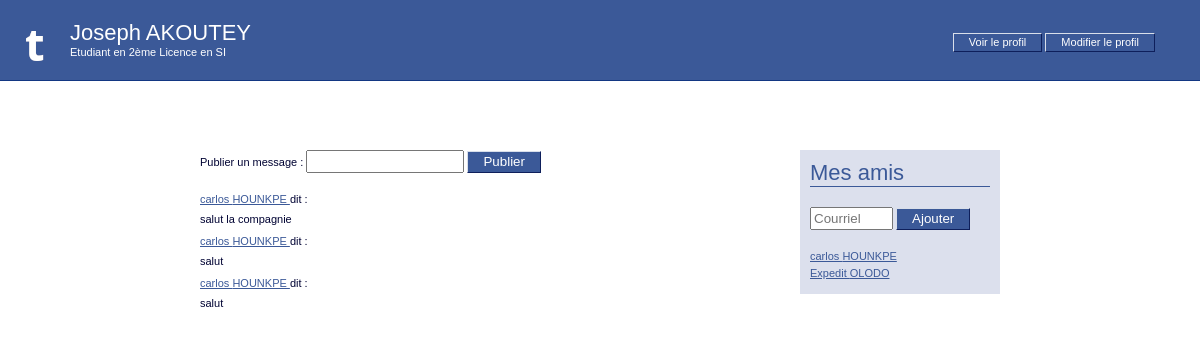
/ (signed in), run on the app's committed database.
### mon_site/models.py (models this page shows, shortened)
class Person(models.Model):
    registration_number = models.CharField(max_length=10)
    last_name = models.CharField(max_length=30)
    first_name = models.CharField(max_length=30)
    birth_date = models.DateField()
    email = models.EmailField()
    home_phone_number = models.CharField(max_length=20)
    cellphone_number = models.CharField(max_length=20)
    password = models.CharField(max_length=32)
    friends = models.ManyToManyField('self')
    faculty = models.ForeignKey('Faculty',on_delete=models.CASCADE,default=None, null=True)
    person_type = 'generic'

class Student(Person):
    cursus = models.ForeignKey('Cursus',on_delete=models.CASCADE)
    year = models.IntegerField()
    person_type = 'student'

class Cursus(models.Model):
    title = models.CharField(max_length=30)

class Message(models.Model):
    author = models.ForeignKey('Person',on_delete=models.CASCADE)
    content = models.TextField()
    publication_date = models.DateField()

### mon_site/views.py (the view)
# urls.py: path('', welcome, name='welcome'),
def welcome(request):
    logged_user = get_logged_user_from_request(request)
    if logged_user:
        if 'newMessage' in request.GET and request.GET['newMessage'] != '':
            newMessage = Message(author=logged_user,content=request.GET['newMessage'],publication_date = date.today())
            newMessage.save()
        friendMessages = Message.objects.filter(author__friends=logged_user).order_by('-publication_date')
        return render(request, 'welcome.html', {'logged_user':logged_user,'friendMessages':friendMessages})
    else:
        return redirect('login')

### mon_site/views.py (called while the page is built)
def get_logged_user_from_request(request):
    if 'logged_user_id' in request.session:
        logged_user_id = request.session['logged_user_id']
        if len(Student.objects.filter(id=logged_user_id)) == 1:
            return Student.objects.get(id=logged_user_id)
        elif len(Employee.objects.filter(id=logged_user_id)) == 1:
            return Employee.objects.get(id=logged_user_id)
        else:
            return None
    else:
        return None

### mon_site/templates/welcome.html (shortened to what this page needs)
{% extends "base.html" %}
{% block bodyId %}welcomePage{% endblock %}
{% block headerContent %}
<p id="name">
    {{ logged_user.first_name }} {{ logged_user.last_name }}
</p>
<p id="function">
    {% if logged_user.person_type == 'student' %}
        Etudiant en
        {% if logged_user.year == 1 %}
            {{ logged_user.year }}ère
        {% else %}
            {{ logged_user.year }}ème
        {% endif %}
        {{ logged_user.cursus.title }}
    {% else %}
        {{ logged_user.job.title|capfirst }}
        dans la faculté {{ logged_user.faculty }}
    {% endif %}
</p>
<p id="profileLinks">
    <a href="/showProfile/?userToShow={{ logged_user.id }}" class="buttonLink">Voir le profil</a>
    <a href="/modifyProfile/" class="buttonLink">Modifier le profil</a>
</p>
{% endblock %}
{% block content %}
<section id="messageList">
    <form action="" method="GET" class="inlineForm">
        <label for="newMessageInput">Publier un message :</label>
        <input type="text" name="newMessage" id="newMessageInput" />
        <input type="submit" value="Publier" />
    </form>
    <ul>
        {% for message in friendMessages %}
        <li>
            <p>
                <a href="/showProfile/?userToShow={{ message.author.id }}">{{ message.author.first_name }}
                    {{ message.author.last_name }}
                </a> dit :
            </p>
            <p> {{ message.content }}</p>
        </li>
        {% endfor %}
    </ul>
</section>
<section id="friendList">
    <p class="title">Mes amis</p>
    <form action="/ajax/addFriend/" method="GET" class="inlineForm" id="addFriendForm">
        <input type="email" name="newFriend" id="newFriendInput" placeholder="Courriel" />
        <input type="submit" value="Ajouter">
    </form>
    <ul>
        {% for friend in logged_user.friends.all %}
            <li><a href="/showProfile/?userToShow={{ friend.id }}"> {{ friend.first_name }} {{ friend.last_name }}</a></li>
        {% endfor %}
    </ul>
</section>
{% endblock %}

### mon_site/static/css/stytle.css (style rules this page uses)
body { margin: 0; padding: 0; font-family: 'Lucida Grande', Tahoma, Verdana, Arial, sans-serif; font-size: 11px; color: #000333; }
body#welcomePage header p#name { font-size: 22px; margin: 20px 0 0 70px; }
body#welcomePage header p#function { margin: 0 0 0 70px; }
body#welcomePage header p#profileLinks { position: absolute; right: 45px; top: 25px; }
a.buttonLink { border-style: solid; border-width: 1px; border-color: #d9dfea #0e1f5b #0e1f5b #d9dfea; color: #FFFFFF; padding: 2px 15px 3px 15px; text-align: center; text-decoration: none; }
body#welcomePage section#messageList { position: absolute; width: 600px; }
section#messageList ul { margin: 20px 0 0 0; list-style: none; padding: 0; }
section#messageList ul li { margin-bottom: 10px; }
section#messageList ul li p { margin: 8px 0 0 0; }
body#welcomePage section#friendList { position: absolute; width: 180px; right: 0; padding: 10px; background-color: #DCE0ED; }
section#friendList p.title { font-size: 22px; color: #3b5998; border-bottom: 1px solid #3b5998; margin: 0 0 20px 0; }
section#friendList ul { margin: 20px 0 0 0; list-style: none; padding: 0; }
section#friendList ul li { margin: 0 0 5px 0; }
#friendList form.inlineForm input[type="email"] { display: inline-block; width: 75px; }
#friendList form.inlineForm input[type="submit"] { display: inline-block; }
form.inlineForm label { display: inline; float: none; padding: 0; }
form.inlineForm input[type="text"] { display: inline-block; width: 150px; }
form.inlineForm input[type="submit"] { margin: 0; }
form label { display: block; width: 150px; float: left; text-align: right; padding: 4px 10px 0 0; }
form input[type="email"], form input[type="text"], form input[type="password"] { display: block; width: 250px; padding: 2px; }
form input[type="submit"] { margin: 0 20px 0 160px; border: 1px solid; border-color: #d9dfea #0e1f5b #0e1f5b #d9dfea; background-color: #3b5998; color: #FFFFFF; padding: 2px 15px 3px 15px; text-align: center; }
a { color: #3b5998; }

### data on the page
Person: first_name "Joseph", last_name "AKOUTEY"
Student: year "2", cursus "Licence en SI"
Message: author.first_name "carlos", author.last_name "HOUNKPE", content "salut la compagnie"
Message: author.first_name "carlos", author.last_name "HOUNKPE", content "salut"
Message: author.first_name "carlos", author.last_name "HOUNKPE", content "salut"
Person: first_name "carlos", last_name "HOUNKPE"
Person: first_name "Expedit", last_name "OLODO"
